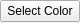
<?xml version="1.0" encoding="UTF-8"?>
<ui version="4.0">
 <class>ColorEdit</class>
 <widget class="QWidget" name="ColorEdit">
  <property name="geometry">
   <rect>
    <x>0</x>
    <y>0</y>
    <width>75</width>
    <height>23</height>
   </rect>
  </property>
  <property name="windowTitle">
   <string>Form</string>
  </property>
  <layout class="QVBoxLayout" name="verticalLayout">
   <property name="margin">
    <number>0</number>
   </property>
   <item>
    <widget class="QPushButton" name="pushButton">
     <property name="text">
      <string>Select Color</string>
     </property>
    </widget>
   </item>
  </layout>
 </widget>
 <resources/>
 <connections/>
</ui>
